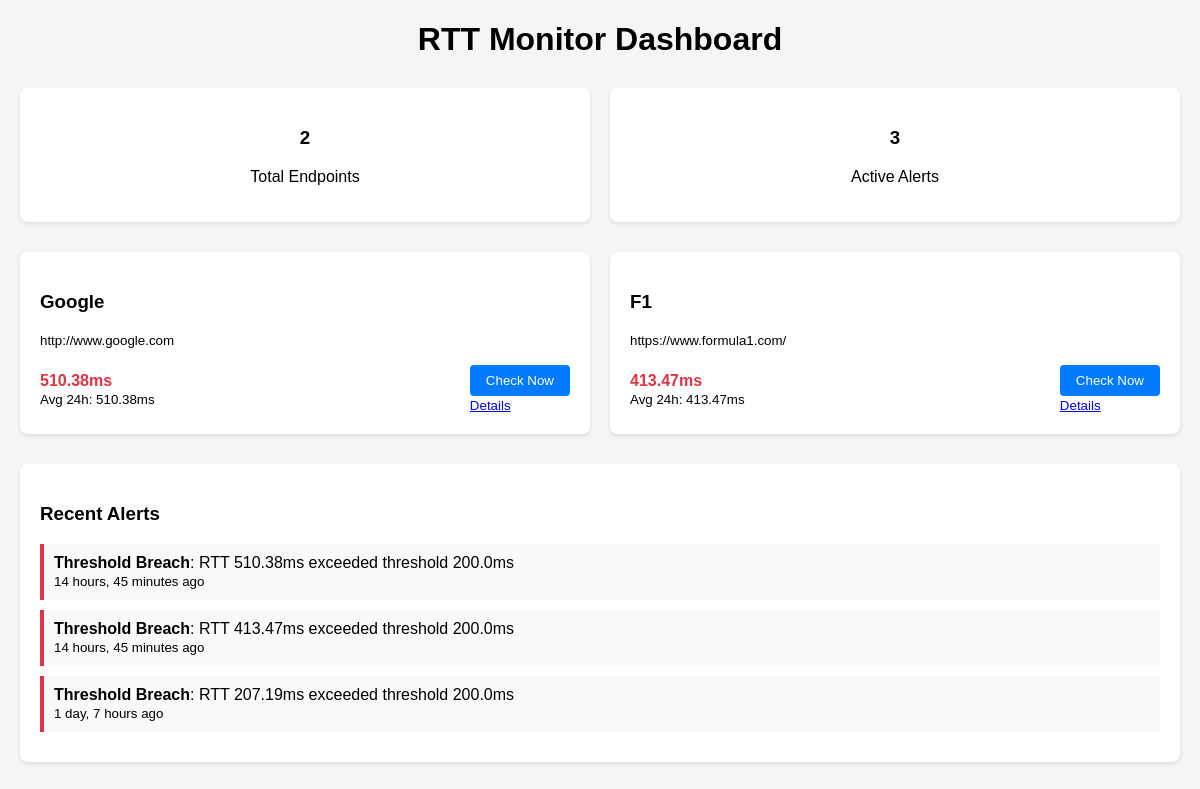
The page / on the database its author committed.
### api_monitor/models.py (models this page shows, shortened)
class APIEndpoint(models.Model):
    name = models.CharField(max_length=100)
    url = models.URLField()
    threshold_ms = models.FloatField(help_text="RTT threshold in milliseconds")
    is_active = models.BooleanField(default=True)
    created_at = models.DateTimeField(auto_now_add=True)

class RTTMeasurement(models.Model):
    endpoint = models.ForeignKey(APIEndpoint, on_delete=models.CASCADE, related_name='measurements')
    rtt_ms = models.FloatField(help_text="Round trip time in milliseconds")
    status_code = models.IntegerField(null=True, blank=True)
    error_message = models.TextField(null=True, blank=True)
    timestamp = models.DateTimeField(auto_now_add=True)
    class Meta:
        ordering = ['-timestamp']

class Alert(models.Model):
    ALERT_TYPES = [
        ('THRESHOLD_BREACH', 'Threshold Breach'),
        ('API_ERROR', 'API Error'),
        ('TIMEOUT', 'Timeout'),
    ]
    endpoint = models.ForeignKey(APIEndpoint, on_delete=models.CASCADE, related_name='alerts')
    alert_type = models.CharField(max_length=20, choices=ALERT_TYPES)
    message = models.TextField()
    rtt_value = models.FloatField(null=True, blank=True)
    threshold_value = models.FloatField(null=True, blank=True)
    resolved = models.BooleanField(default=False)
    created_at = models.DateTimeField(auto_now_add=True)
    class Meta:
        ordering = ['-created_at']

### api_monitor/views.py (the view)
# urls.py: path('', views.dashboard, name='dashboard'),
def dashboard(request):
    try:
        endpoints = APIEndpoint.objects.filter(is_active=True)
        recent_alerts = Alert.objects.filter(resolved=False)[:10]
        endpoint_stats = []
        for endpoint in endpoints:
            latest_measurement = endpoint.measurements.first()
            avg_rtt_24h = endpoint.measurements.filter(
                timestamp__gte=timezone.now() - timedelta(hours=24)
            ).aggregate(avg_rtt=Avg('rtt_ms'))['avg_rtt'] or 0
            status = 'unknown'
            if latest_measurement:
                if latest_measurement.error_message:
                    status = 'error'
                elif latest_measurement.rtt_ms <= endpoint.threshold_ms:
                    status = 'healthy'
                else:
                    status = 'warning'
            endpoint_stats.append({
                'endpoint': endpoint,
                'latest_rtt': latest_measurement.rtt_ms if latest_measurement else None,
                'avg_rtt_24h': round(avg_rtt_24h, 2),
                'status': status,
                'last_check': latest_measurement.timestamp if latest_measurement else None,
            })
        context = {
            'endpoint_stats': endpoint_stats,
            'recent_alerts': recent_alerts,
            'total_endpoints': endpoints.count(),
            'active_alerts': recent_alerts.count(),
        }
        return render(request, 'api_monitor/dashboard.html', context)
    except Exception as e:
        logger.error(f"Dashboard error: {str(e)}")
        return render(request, 'api_monitor/dashboard.html', {
            'endpoint_stats': [],
            'recent_alerts': [],
            'total_endpoints': 0,
            'active_alerts': 0,
            'error': str(e)
        })

### templates/api_monitor/dashboard.html (shortened to what this page needs)
{% load static %}
<!DOCTYPE html>
<html>
<head>
</head>
<body>
    <div class="container">
        <div class="header">
            <h1>RTT Monitor Dashboard</h1>
        </div>
        <div class="stats">
            <div class="stat-card">
                <h3>{{ total_endpoints }}</h3>
                <p>Total Endpoints</p>
            </div>
            <div class="stat-card">
                <h3>{{ active_alerts }}</h3>
                <p>Active Alerts</p>
            </div>
        </div>
        <div class="endpoints">
            {% for stat in endpoint_stats %}
            <div class="endpoint-card">
                <h3>{{ stat.endpoint.name }}</h3>
                <p><small>{{ stat.endpoint.url }}</small></p>
                <div style="display: flex; justify-content: space-between; align-items: center;">
                    <div>
                        <strong class="rtt-{% if stat.status == 'healthy' %}healthy{% else %}danger{% endif %}">
                            {% if stat.latest_rtt %}{{ stat.latest_rtt|floatformat:2 }}ms{% else %}No data{% endif %}
                        </strong>
                        <br><small>Avg 24h: {{ stat.avg_rtt_24h }}ms</small>
                    </div>
                    <div>
                        <button class="btn" onclick="triggerCheck({{ stat.endpoint.id }})">Check Now</button>
                        <br><small><a href="{% url 'endpoint_detail' stat.endpoint.id %}">Details</a></small>
                    </div>
                </div>
            </div>
            {% endfor %}
        </div>
        {% if recent_alerts %}
        <div style="background: white; padding: 20px; border-radius: 8px; box-shadow: 0 2px 4px rgba(0,0,0,0.1); margin-top: 30px;">
            <h3>Recent Alerts</h3>
            {% for alert in recent_alerts %}
            <div style="padding: 10px; margin: 10px 0; border-left: 4px solid #dc3545; background: #f8f9fa;">
                <strong>{{ alert.get_alert_type_display }}</strong>: {{ alert.message }}
                <br><small>{{ alert.created_at|timesince }} ago</small>
            </div>
            {% endfor %}
        </div>
        {% endif %}
    </div>
</body>
</html>

### templates/api_monitor/dashboard.html (style rules this page uses)
body { font-family: Arial, sans-serif; margin: 20px; background: #f5f5f5; }
.container { max-width: 1200px; margin: 0 auto; }
.header { text-align: center; margin-bottom: 30px; }
.stats { display: grid; grid-template-columns: repeat(auto-fit, minmax(200px, 1fr)); gap: 20px; margin-bottom: 30px; }
.stat-card { background: white; padding: 20px; border-radius: 8px; box-shadow: 0 2px 4px rgba(0,0,0,0.1); text-align: center; }
.endpoints { display: grid; grid-template-columns: repeat(auto-fit, minmax(300px, 1fr)); gap: 20px; }
.endpoint-card { background: white; padding: 20px; border-radius: 8px; box-shadow: 0 2px 4px rgba(0,0,0,0.1); }
.rtt-danger { color: #dc3545; }
.btn { padding: 8px 16px; background: #007bff; color: white; border: none; border-radius: 4px; cursor: pointer; }

### rows shown on the page
APIEndpoint: endpoint.name "Google", endpoint "http://www.google.com", latest_rtt "510.38", avg_rtt_24h "510.38"
APIEndpoint: endpoint.name "F1", endpoint "https://www.formula1.com/", latest_rtt "413.47", avg_rtt_24h "413.47"
Alert: alert_type "Threshold Breach", message "RTT 510.38ms exceeded threshold 200.0ms", created_at "14 hours, 45 minutes"
Alert: alert_type "Threshold Breach", message "RTT 413.47ms exceeded threshold 200.0ms", created_at "14 hours, 45 minutes"
Alert: alert_type "Threshold Breach", message "RTT 207.19ms exceeded threshold 200.0ms", created_at "1 day, 7 hours"

### other values the page prints
{{ total_endpoints }} "2"
{{ active_alerts }} "3"
